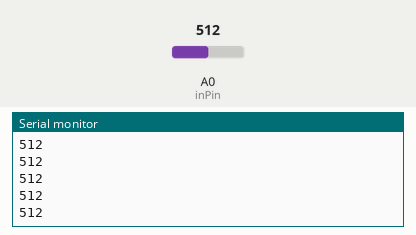
A sketch run on a simulated Arduino Uno, built with avr-gcc and run on an emulated ATmega328P. Shown: the last lines printed to the serial monitor. The inputs (shaded band) are chosen by the test bench; at power-on: A0 (inPin) = 512.

Above: at 1.2 s.
1.3 s: A0 (inPin) set to 716
At 1.68 s:
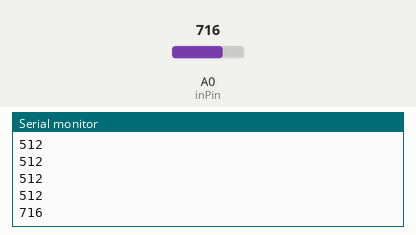
2.8 s: A0 (inPin) set to 900
At 2.93 s:
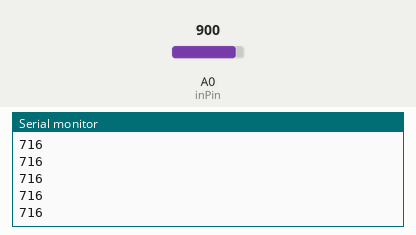
Timing chart, 0 to 5.8 s (numbered marks = the images above; inputs shaded):
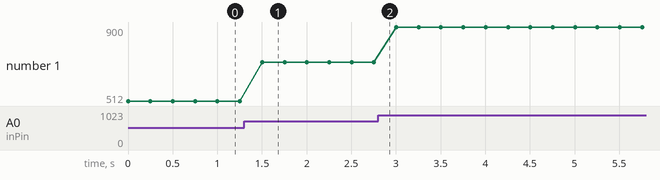

The sketch:

problem3.ino
```cpp
/*

*/

int inPin = A0;
int val;

void setup() {
  Serial.begin(9600);
  pinMode(inPin, INPUT);
}

void loop() {
  val = analogRead(inPin);
  //Hexadecimal is used by putting HEX after your Analog Variable.
  Serial.println(val);
  delay(250);
}
```

Measured:
- after the input at 1.3 s, the serial monitor: prints a new line after 0.20 s (image 1)
- plotted number 1: 512 → 716 after the input at 1.3 s, 716 → 900 after the input at 2.8 s
